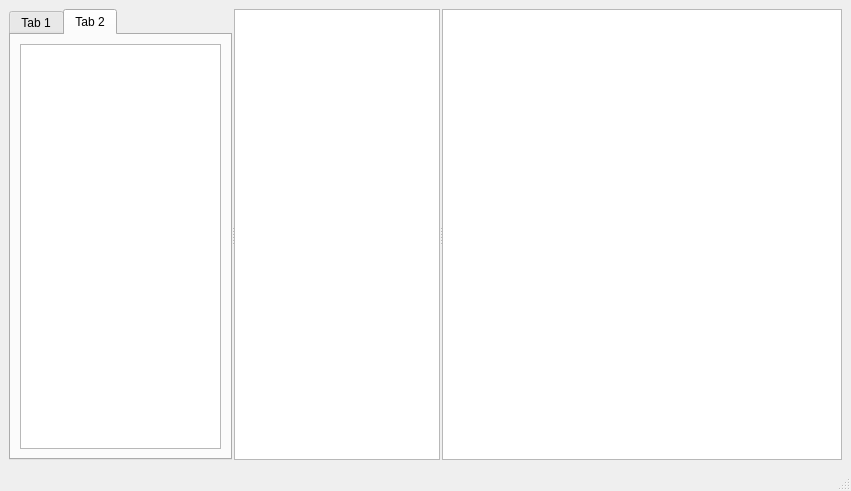
<?xml version="1.0" encoding="UTF-8"?>
<ui version="4.0">
 <class>MainWindow</class>
 <widget class="QMainWindow" name="MainWindow">
  <property name="geometry">
   <rect>
    <x>0</x>
    <y>0</y>
    <width>851</width>
    <height>491</height>
   </rect>
  </property>
  <property name="windowTitle">
   <string>MainWindow</string>
  </property>
  <widget class="QWidget" name="centralwidget">
   <layout class="QHBoxLayout" name="horizontalLayout_4">
    <item>
     <widget class="QSplitter" name="splitter">
      <property name="orientation">
       <enum>Qt::Horizontal</enum>
      </property>
      <property name="opaqueResize">
       <bool>true</bool>
      </property>
      <property name="handleWidth">
       <number>2</number>
      </property>
      <property name="childrenCollapsible">
       <bool>false</bool>
      </property>
      <widget class="QTabWidget" name="TreeManagerTab">
       <property name="sizePolicy">
        <sizepolicy hsizetype="Preferred" vsizetype="Expanding">
         <horstretch>0</horstretch>
         <verstretch>0</verstretch>
        </sizepolicy>
       </property>
       <property name="minimumSize">
        <size>
         <width>200</width>
         <height>0</height>
        </size>
       </property>
       <property name="styleSheet">
        <string notr="true"/>
       </property>
       <property name="currentIndex">
        <number>1</number>
       </property>
       <widget class="QWidget" name="treeLayout2">
        <attribute name="title">
         <string>Tab 1</string>
        </attribute>
        <layout class="QHBoxLayout" name="horizontalLayout">
         <item>
          <widget class="views::LayerTreeView" name="controllerTree"/>
         </item>
        </layout>
       </widget>
       <widget class="QWidget" name="treeLayout1">
        <attribute name="title">
         <string>Tab 2</string>
        </attribute>
        <layout class="QHBoxLayout" name="horizontalLayout_2">
         <item>
          <widget class="views::LayerTreeView" name="psTree"/>
         </item>
        </layout>
       </widget>
      </widget>
      <widget class="QWidget" name="keyframeList" native="true">
       <property name="sizePolicy">
        <sizepolicy hsizetype="Preferred" vsizetype="Expanding">
         <horstretch>0</horstretch>
         <verstretch>0</verstretch>
        </sizepolicy>
       </property>
       <property name="minimumSize">
        <size>
         <width>200</width>
         <height>0</height>
        </size>
       </property>
       <layout class="QHBoxLayout" name="horizontalLayout_5">
        <item>
         <widget class="QListView" name="listView"/>
        </item>
       </layout>
      </widget>
      <widget class="views::MainGlGraphicsView" name="MainStageGraphicsView">
       <property name="minimumSize">
        <size>
         <width>400</width>
         <height>0</height>
        </size>
       </property>
      </widget>
     </widget>
    </item>
   </layout>
  </widget>
  <widget class="QMenuBar" name="menubar">
   <property name="geometry">
    <rect>
     <x>0</x>
     <y>0</y>
     <width>851</width>
     <height>19</height>
    </rect>
   </property>
  </widget>
  <widget class="QStatusBar" name="statusbar"/>
 </widget>
 <customwidgets>
  <customwidget>
   <class>views::LayerTreeView</class>
   <extends>QTreeView</extends>
   <header>views/layertreeview.h</header>
  </customwidget>
  <customwidget>
   <class>views::MainGlGraphicsView</class>
   <extends>QGraphicsView</extends>
   <header>views/mainglstage.h</header>
  </customwidget>
 </customwidgets>
 <resources/>
 <connections/>
</ui>
